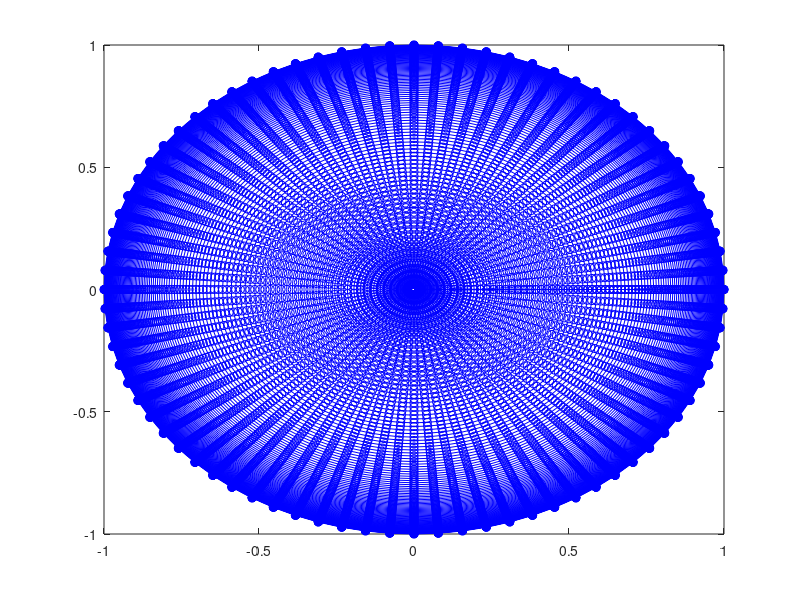

This chart was generated by the following MATLAB code: (Note: this script raises an error after producing the figure.)
%***************************************************************************
% Generating interpolation mesh (2d) over the circular surface of the pipe
%***************************************************************************
% Note: Set the SETTINGS
%***************************************************************************
close all; 
clear all; 
clc
double precision;
format long;

%------------------------------------------
%------ SETTINGS --------------------------
%% Simulation parameters
ReTau = 360;   %Nominal ReTau (is used only for dr+_1)
Rmax=1.0;      %Pipe radius
rho=1.0;       %Fluid density 
nu=1.0/5850.0; %Kinematic viscosity 

%% Specifications of the mesh to be used for interpolation
nR=140      %Number of points in radial direction
nTh=81      %Number of points in azimuthal direction
drp1=0.5;   %First r+ off the wall 
compressedMesh='True';   %1: Mesh compressed radially toward the wall
%------------------------------------------

%Points in the radial direction
if compressedMesh     
   %Non-uniform mesh in the wall-normal direction
   dr1=(drp1/ReTau)*Rmax;  %Distance from the wall of the first off-wall node
   gam=3.0;  %Grid compression controller >1
   xi=linspace(0.0,1.0,nR-1);
   R_=zeros(1,nR);
   for i=1:nR-1          
       R_(1,i+1)=dr1+(Rmax-dr1)*(1.0+(tanh(gam*((xi(1,i))/(1)-1.0)))/tanh(gam));
   end
   R_(1,1)=0.0;   %center of the pipe      
   %Reverse the order of points: to be from center toward the wall
   R_=Rmax-R_;
   for i=1:nR
       R(i)=R_(nR-i+1);
   end
else
   R = linspace(0.0,Rmax,nR);   %Uniform mesh in radial direction
end

%Discrete Azimuth angles
th = linspace(0,2.*pi,nTh);

%Number of mesh points
np = length(th)*length(R);

%Cartesian coordinates
k=0;
for i=1:nR
    for j=1:nTh
        xx(j,i) = R(i)*cos(th(j));
        yy(j,i) = R(i)*sin(th(j));
        theta(j,i) = th(j);
    end
end
x = xx(:);
y = yy(:);
angle = theta(:);

%Plot the mesh
figure
plot(x,y,'o-b'); 

%****** save data
save(['../extractStats/tempData/angles.mat'],'angle');
save(['../extractStats/tempData/geo.mat'],'R','nR','nTh','ReTau','Rmax','nu','rho','x','y');
%%
%Save x data points in Fortran binary format
fid=fopen('../ppNekOutData/ZSTAT/x.fort','w','ieee-le'); %saleh

%First write 4 bytes integer
data=np;
eor=length(data)*4;
count=fwrite(fid,eor,'int32');
count=fwrite(fid,data,'int32');
count=fwrite(fid,eor,'int32');

%Then write real-8
data=x;
eor=length(data)*8;
count=fwrite(fid,eor,'int32');
count=fwrite(fid,data,'float64');
count=fwrite(fid,eor,'int32');
fclose(fid);

%Save y data points in Fortran binary format
fid=fopen('../ppNekOutData/ZSTAT/y.fort','w','ieee-le');

%First write 4 bytes integer
data=np;
eor=length(data)*4;
count=fwrite(fid,eor,'int32');
count=fwrite(fid,data,'int32');
count=fwrite(fid,eor,'int32');

%Then write real-8
data=y;
eor=length(data)*8;
count=fwrite(fid,eor,'int32');
count=fwrite(fid,data,'float64');
count=fwrite(fid,eor,'int32');
fclose(fid);

